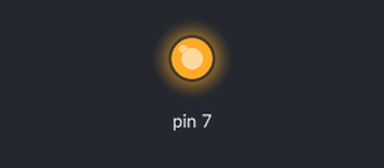
Bench run of a sketch on a simulated Arduino Uno, built with avr-gcc and run on an emulated ATmega328P. Parts: output pins drawn as LEDs (lit = HIGH).

Above: at 1.5 s.
At 18.0 s:
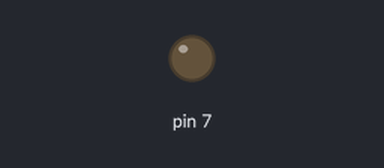
Timing chart, 0 to 42.9 s (numbered marks = the images above):
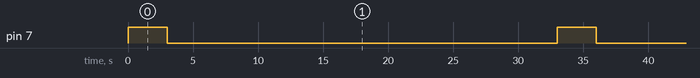

The sketch:

relay_Deneme.ino
```cpp
void setup() {
  // put your setup code here, to run once:
  pinMode(7,OUTPUT);
}

void loop() {
  digitalWrite(7,HIGH);
  delay(3000);
  digitalWrite(7,LOW);
  delay(30000);
  // put your main code here, to run repeatedly:

}
```

Measured:
- by itself, pin 7: alternates HIGH for 3.0 s and LOW for 30.0 s
